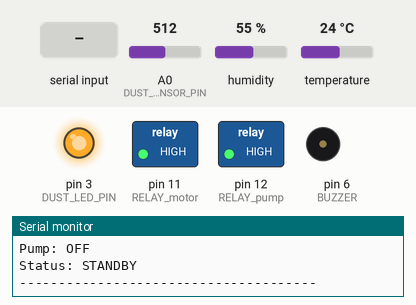
This sketch was run on a simulated Arduino Uno, built with avr-gcc and run on an emulated ATmega328P. Parts: switched loads named in the sketch (green lamp = pin HIGH), output pins drawn as LEDs (lit = HIGH), buzzer (waves = sounding, pin HIGH), the last lines printed to the serial monitor. The test bench sets the inputs (shaded band); at power-on: A0 (DUST_SENSOR_PIN) = 512, humidity 55 %, temperature 24 °C.

Above: at 1.2 s.
1.3 s: "MODE,AUTO\n" received over Serial
At 3.4 s:
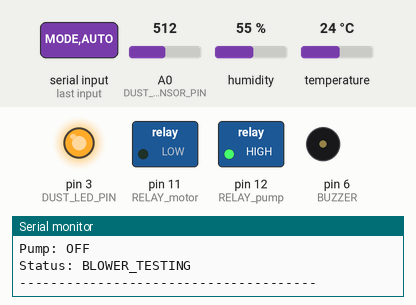
9.2 s: A0 (DUST_SENSOR_PIN) set to 21
13.2 s: A0 (DUST_SENSOR_PIN) set to 18
At 17.2 s:
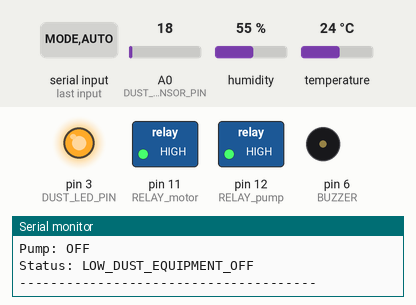
17.5 s: A0 (DUST_SENSOR_PIN) set to 0
At 19.2 s:
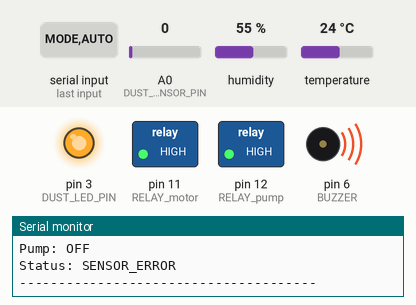
19.5 s: "MODE,STANDBY\n" received over Serial
At 20.7 s:
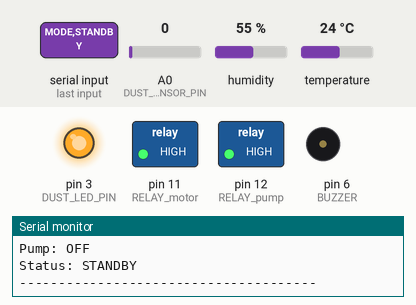
21.5 s: "MODE,MANUAL\n" received over Serial
At 23.0 s:
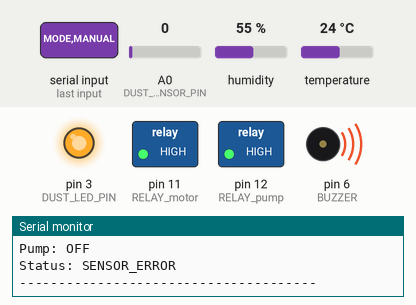
Timing chart, 0 to 24.5 s (numbered marks = the images above; inputs shaded):
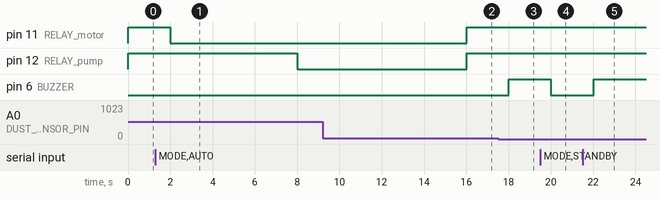

Measured:
- the behaviour switches between 20 and 19 on A0 (DUST_SENSOR_PIN) (found by bisection; images 1 and 2)
- after the input at 1.3 s, pin 11 (RELAY_motor): HIGH → LOW after 0.70 s; pin 12 (RELAY_pump): HIGH → LOW after 6.7 s
- after the input at 13.2 s, pin 11 (RELAY_motor), pin 12 (RELAY_pump): LOW → HIGH after 2.8 s
- after the input at 17.5 s, pin 6 (BUZZER): LOW → HIGH after 0.50 s
- after the input at 19.5 s, pin 6 (BUZZER): HIGH → LOW after 0.50 s
- after the input at 21.5 s, pin 6 (BUZZER): LOW → HIGH after 0.53 s

The sketch:

CERAController.ino
```cpp
#include <DHT.h>

// CERA controller adaptation based on the supplied project sketch.
// Test only with a low-voltage prototype. Never use as a safety controller.

#define DHT_PIN 2
#define DHT_TYPE DHT11
#define DUST_LED_PIN 3
#define DUST_SENSOR_PIN A0
#define RELAY_motor 11
#define RELAY_pump 12
#define BUZZER 6

#define LOW_DUST 20
#define HIGH_DUST 70
#define RELAY_ON LOW
#define RELAY_OFF HIGH
#define HOT_TEMP 32.0
#define DRY_HUMIDITY 45.0

const unsigned long SAMPLE_INTERVAL = 1000;
const unsigned long DHT_INTERVAL = 2000;
const unsigned long NORMAL_RESPONSE_MS = 6000;
const unsigned long DRY_RESPONSE_MS = 4000;
const int DUST_CHANGE_MARGIN = 3;
const float REQUIRED_IMPROVEMENT = 0.10;

DHT dht(DHT_PIN, DHT_TYPE);

enum OperatingMode { MODE_STANDBY, MODE_AUTO, MODE_MANUAL };
OperatingMode operatingMode = MODE_STANDBY;

float temperature = NAN, humidity = NAN;
int dustRaw = 0, previousDust = -1, blowerStartDust = -1;
bool blowerOn = false, pumpOn = false, sensorError = false;
bool manualBlower = false, manualPump = false;
int risingCount = 0, lowDustCount = 0;
unsigned long lastSample = 0, lastDHTRead = 0, blowerStartTime = 0;
String dustTrend = "STARTING", statusText = "INITIALIZING";

void setBlower(bool on) {
  blowerOn = on;
  digitalWrite(RELAY_motor, on ? RELAY_ON : RELAY_OFF);
}
void setPump(bool on) {
  pumpOn = on;
  digitalWrite(RELAY_pump, on ? RELAY_ON : RELAY_OFF);
}
void equipmentOff() { setBlower(false); setPump(false); }
void startBlower() {
  if (!blowerOn) {
    setBlower(true); blowerStartTime = millis(); blowerStartDust = dustRaw; risingCount = 0;
    Serial.println("EVENT:BLOWER_STARTED");
  }
}

int readDust() {
  digitalWrite(DUST_LED_PIN, LOW);
  delayMicroseconds(280);
  int value = analogRead(DUST_SENSOR_PIN);
  delayMicroseconds(40);
  digitalWrite(DUST_LED_PIN, HIGH);
  delayMicroseconds(968);
  return value;
}

void readSensors() {
  dustRaw = readDust();
  if (millis() - lastDHTRead >= DHT_INTERVAL || lastDHTRead == 0) {
    float newTemp = dht.readTemperature();
    float newHumidity = dht.readHumidity();
    if (!isnan(newTemp) && !isnan(newHumidity)) {
      temperature = newTemp; humidity = newHumidity;
    } else { temperature = NAN; humidity = NAN; }
    lastDHTRead = millis();
  }
  bool dhtError = isnan(temperature) || isnan(humidity);
  bool dustError = (dustRaw <= 0 || dustRaw >= 1023);
  sensorError = dhtError || dustError;
}

void updateTrend() {
  if (previousDust < 0) { dustTrend = "STARTING"; previousDust = dustRaw; return; }
  if (dustRaw > previousDust + DUST_CHANGE_MARGIN) { dustTrend = "INCREASING"; risingCount++; }
  else if (dustRaw < previousDust - DUST_CHANGE_MARGIN) { dustTrend = "DECREASING"; risingCount = 0; }
  else { dustTrend = "STABLE"; risingCount = 0; }
  previousDust = dustRaw;
}

void controlSystem() {
  if (sensorError) {
    equipmentOff(); digitalWrite(BUZZER, HIGH); statusText = "SENSOR_ERROR"; return;
  }
  digitalWrite(BUZZER, LOW);
  bool hotAndDry = temperature >= HOT_TEMP && humidity <= DRY_HUMIDITY;
  unsigned long responseTime = hotAndDry ? DRY_RESPONSE_MS : NORMAL_RESPONSE_MS;

  if (dustRaw < LOW_DUST) {
    lowDustCount++;
    if (lowDustCount >= 3) { equipmentOff(); statusText = "LOW_DUST_EQUIPMENT_OFF"; }
    else statusText = "VERIFYING_LOW_DUST";
    return;
  }
  lowDustCount = 0;
  if (!blowerOn) { startBlower(); statusText = "BLOWER_STARTING"; return; }
  unsigned long elapsed = millis() - blowerStartTime;
  if (risingCount >= 2 && dustRaw >= HIGH_DUST) {
    setPump(true); statusText = "RISING_DUST_PUMP_ON"; return;
  }
  if (elapsed >= responseTime) {
    float improvement = 0.0;
    if (blowerStartDust > 0) improvement = (float)(blowerStartDust - dustRaw) / (float)blowerStartDust;
    bool ineffective = dustRaw >= HIGH_DUST && improvement < REQUIRED_IMPROVEMENT;
    if (ineffective) { setPump(true); statusText = "BLOWER_INEFFECTIVE_PUMP_ON"; }
    else if (pumpOn) { statusText = "PUMP_ASSISTING"; }
    else statusText = hotAndDry ? "BLOWER_RUNNING_HOT_DRY" : "BLOWER_EFFECTIVE_OR_MONITORING";
  } else statusText = hotAndDry ? "BLOWER_TEST_HOT_DRY" : "BLOWER_TESTING";
}

void printData() {
  Serial.print("DATA,");
  if (isnan(temperature)) Serial.print("NA,"); else { Serial.print(temperature, 1); Serial.print(","); }
  if (isnan(humidity)) Serial.print("NA,"); else { Serial.print(humidity, 1); Serial.print(","); }
  Serial.print(dustRaw); Serial.print(","); Serial.print(dustTrend); Serial.print(",");
  Serial.print(blowerOn ? 1 : 0); Serial.print(","); Serial.print(pumpOn ? 1 : 0); Serial.print(",");
  Serial.print(statusText); Serial.print(","); Serial.println(sensorError ? 1 : 0);
  // Human-readable logs are ignored by the backend; retained for Serial Monitor debugging.
  Serial.print("Temperature: "); if (isnan(temperature)) Serial.println("ERROR"); else { Serial.print(temperature); Serial.println(" C"); }
  Serial.print("Humidity: "); if (isnan(humidity)) Serial.println("ERROR"); else { Serial.print(humidity); Serial.println(" %"); }
  Serial.print("Dust RAW: "); Serial.println(dustRaw);
  Serial.print("Dust trend: "); Serial.println(dustTrend);
  Serial.print("Blower: "); Serial.println(blowerOn ? "ON" : "OFF");
  Serial.print("Pump: "); Serial.println(pumpOn ? "ON" : "OFF");
  Serial.print("Status: "); Serial.println(statusText); Serial.println("--------------------------------------");
}

void sendAck(const String &command, const String &result) {
  Serial.print("ACK,"); Serial.print(command); Serial.print(","); Serial.println(result);
}

void handleSerialCommands() {
  if (!Serial.available()) return;
  String cmd = Serial.readStringUntil('\n');
  cmd.trim(); cmd.toUpperCase();
  if (cmd == "MODE,AUTO") {
    operatingMode = MODE_AUTO; sendAck("MODE_AUTO", "ACCEPTED");
  } else if (cmd == "MODE,STANDBY") {
    operatingMode = MODE_STANDBY; equipmentOff(); statusText = "STANDBY"; sendAck("MODE_STANDBY", "ACCEPTED");
  } else if (cmd == "MODE,MANUAL") {
    operatingMode = MODE_MANUAL; sendAck("MODE_MANUAL", "ACCEPTED");
  } else if (cmd == "BLOWER,ON" && operatingMode == MODE_MANUAL) {
    manualBlower = true; setBlower(true); statusText = "MANUAL_BLOWER_ON"; sendAck("BLOWER_ON", "ACCEPTED");
  } else if (cmd == "BLOWER,OFF" && operatingMode == MODE_MANUAL) {
    manualBlower = false; setBlower(false); statusText = "MANUAL_BLOWER_OFF"; sendAck("BLOWER_OFF", "ACCEPTED");
  } else if (cmd == "PUMP,ON" && operatingMode == MODE_MANUAL) {
    manualPump = true; setPump(true); statusText = "MANUAL_PUMP_ON"; sendAck("PUMP_ON", "ACCEPTED");
  } else if (cmd == "PUMP,OFF" && operatingMode == MODE_MANUAL) {
    manualPump = false; setPump(false); statusText = "MANUAL_PUMP_OFF"; sendAck("PUMP_OFF", "ACCEPTED");
  } else {
    sendAck("UNKNOWN_OR_BLOCKED", "REJECTED");
  }
}

void setup() {
  Serial.begin(9600);
  Serial.setTimeout(30);
  digitalWrite(RELAY_motor, RELAY_OFF); digitalWrite(RELAY_pump, RELAY_OFF);
  pinMode(RELAY_motor, OUTPUT); pinMode(RELAY_pump, OUTPUT);
  pinMode(DHT_PIN, INPUT); pinMode(DUST_LED_PIN, OUTPUT); pinMode(DUST_SENSOR_PIN, INPUT); pinMode(BUZZER, OUTPUT);
  digitalWrite(DUST_LED_PIN, HIGH); digitalWrite(BUZZER, LOW);
  equipmentOff(); dht.begin();
  Serial.println("CERA Controller Ready");
  Serial.println("CSV: DATA,temp,humidity,dust,trend,blower,pump,status,error");
  Serial.println("MODE: STANDBY");
}

void loop() {
  handleSerialCommands();
  if (millis() - lastSample < SAMPLE_INTERVAL) return;
  lastSample = millis();
  readSensors(); updateTrend();

  if (operatingMode == MODE_STANDBY) {
    equipmentOff(); digitalWrite(BUZZER, LOW); statusText = "STANDBY";
  } else if (operatingMode == MODE_AUTO) {
    controlSystem();
  } else { // Manual mode: sensor fault forces outputs off as a conservative prototype policy.
    if (sensorError) { equipmentOff(); digitalWrite(BUZZER, HIGH); statusText = "SENSOR_ERROR"; }
    else { digitalWrite(BUZZER, LOW); statusText = "MANUAL_MODE"; }
  }
  printData();
}
```
